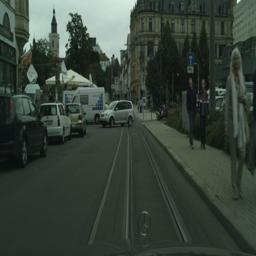
#> input picture data/dataset/train/leftImg/0118.jpg, 256 x 256 px, found by its file name; its folder holds 4 pictures in this run
$ python gaussian_noise.py
#> lines starting #> are read from the running program, lines starting #| are printed output that depends on the picture
import os
import cv2
import numpy as np

input_folder = "./data/train/leftImg"
output_folder = "./data/train/augmentation/leftImg"

# input_folder = "./data/train/labelIds"
# output_folder = "./data/train/augmentation/labelIds"

# 저장할 폴더가 없다면 생성
if not os.path.exists(output_folder):
    os.makedirs(output_folder)

# 원본 이미지 폴더 내의 모든 이미지 파일에 대해 가우시안 노이즈 적용 후 저장
for filename in os.listdir(input_folder):
    image_path = os.path.join(input_folder, filename)
    output_path = os.path.join(output_folder, filename)

    # 이미지 불러오기
    image = cv2.imread(image_path)
#> image is the input picture: shape (256, 256, 3); mean B, G, R 57.9, 66.9, 56.6

    # 가우시안 노이즈 생성
    noise = np.random.normal(0, 0.6, image.shape).astype(np.uint8)

    # 원본 이미지에 노이즈 추가
    noisy_image = cv2.add(image, noise)
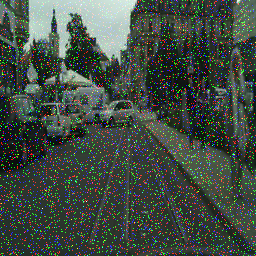
#> noisy_image: shape (256, 256, 3); mean B, G, R 67.4, 75.9, 65.9

    # 노이즈가 적용된 이미지 저장
    cv2.imwrite(output_path, noisy_image)

    print(f"Saved noisy image: {output_path}")
#> pass 2 of the loop `for filename in os.listdir(input_folder):`:
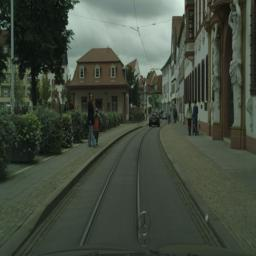
#> input picture data/dataset/train/leftImg/0140.jpg, 256 x 256 px, found by its file name
#> image is the input picture: shape (256, 256, 3); mean B, G, R 62.8, 75.2, 66.9
#> `noisy_image = cv2.add(image, noise)`:
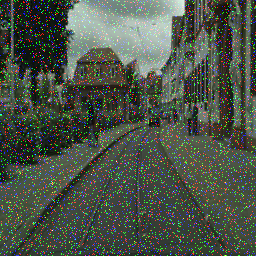
#> noisy_image: shape (256, 256, 3); mean B, G, R 72.3, 83.8, 75.6
#> pass 3 of the loop `for filename in os.listdir(input_folder):`:
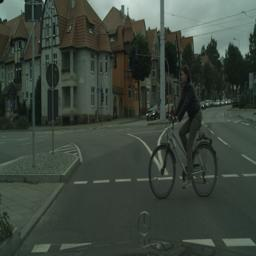
#> input picture data/dataset/train/leftImg/0152.jpg, 256 x 256 px, found by its file name
#> image is the input picture: shape (256, 256, 3); mean B, G, R 60.5, 69.6, 59.7
#> `noisy_image = cv2.add(image, noise)`:
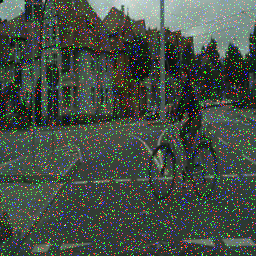
#> noisy_image: shape (256, 256, 3); mean B, G, R 69.5, 78.7, 69.1
#> the loop made 4 passes; the first 3 are shown
